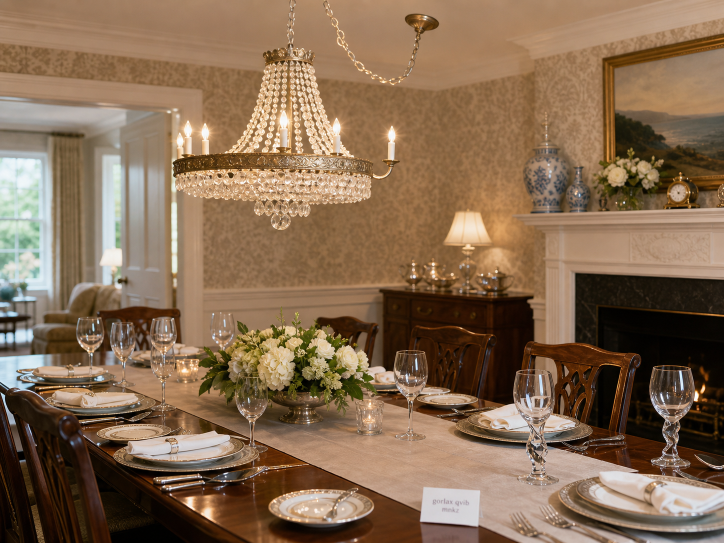
#> input picture documents/chandeliera.png, 1448 x 1086 px, found by its file name (shown at 1/2 size)
$ python compare.py
#> lines starting #> are read from the running program, lines starting #| are printed output that depends on the picture
import cv2
import numpy as np

img_a = cv2.imread('/Volumes/WORK 2TB/WORK 2026/DATA_ANNOTATION/documents/chandeliera.png')
#> img_a is the input picture: shape (1086, 1448, 3); mean B, G, R 82.2, 107.2, 133.7
img_b = cv2.imread('/Volumes/WORK 2TB/WORK 2026/DATA_ANNOTATION/documents/chandelierb.png')
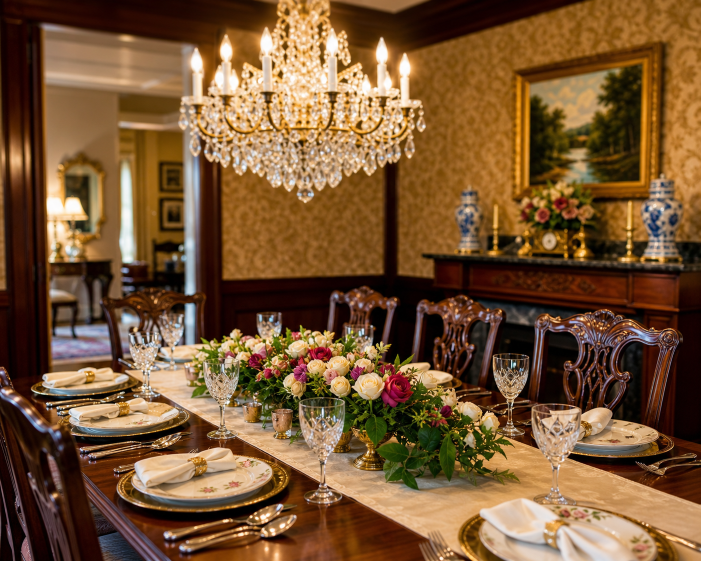
#> input picture documents/chandelierb.png, 1402 x 1122 px, found by its file name (shown at 1/2 size)
#> img_b is the input picture: shape (1122, 1402, 3); mean B, G, R 52.2, 85.6, 119.8

# Let's crop to the table settings in both to show the detail difference
crop_a = img_a[700:1000, 200:800]
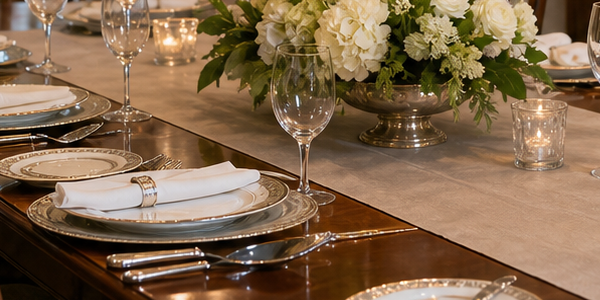
#> crop_a: shape (300, 600, 3); mean B, G, R 75.8, 103.3, 130.3
crop_b = img_b[700:1000, 200:800]
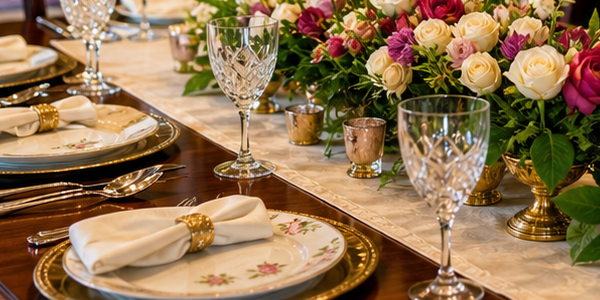
#> crop_b: shape (300, 600, 3); mean B, G, R 79.9, 115.3, 145.8

cv2.imwrite('.tmp/crop_a.png', crop_a)
cv2.imwrite('.tmp/crop_b.png', crop_b)
